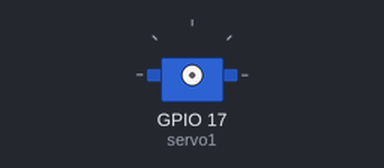
Bench run of a program on a simulated Raspberry Pi (BCM pin numbers). On the bench: servo. Servo angles are drawn from the pulse width (0.5 ms = 0°, 2.5 ms = 180°). At 17.5 s the program stops and its outputs stay as they are.

Above: at 0.1 s.
At 6.1 s:
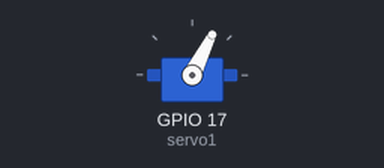
At 12.1 s:
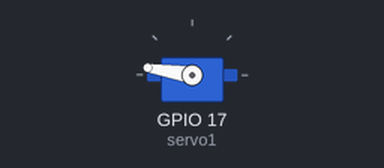
At 15.1 s:
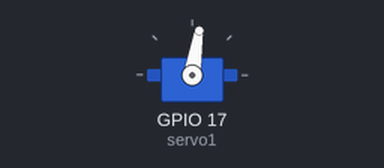
Timing chart, 0 to 18.5 s (numbered marks = the images above):
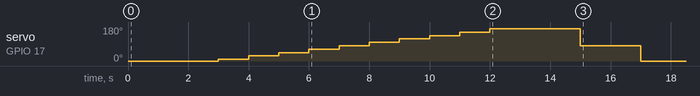

The program:

servoPWM.py
```python
import RPi.GPIO as GPIO
import time

GPIO.setwarnings(False)
GPIO.setmode(GPIO.BCM)
GPIO.setup(17, GPIO.OUT)
servo1 = GPIO.PWM(17, 50)

servo1.start(0)
time.sleep(2)

duty = 2 # 0°

while duty <= 12: # 180°
    servo1.ChangeDutyCycle(duty)
    time.sleep(1)
    duty = duty + 1

time.sleep(2)
servo1.ChangeDutyCycle(7) #90°
time.sleep(2)
servo1.ChangeDutyCycle(2) #0°
time.sleep(0.5)
servo1.ChangeDutyCycle(0)

#Limpia  y finaliza

servo1.stop()
GPIO.cleanup()
```

Measured:
- by itself, servo on GPIO 17 (servo1): rises from 0° to 171° in 9.0 s, then falls to 0° in 5.0 s
